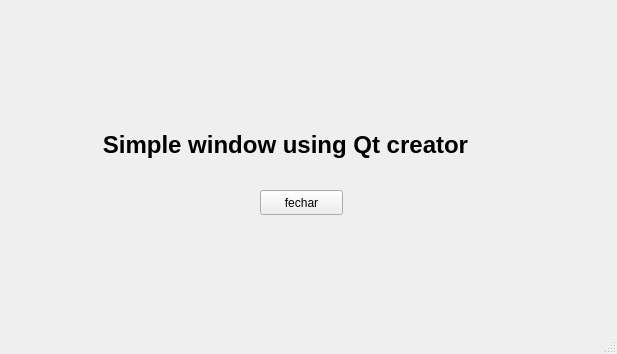
<?xml version="1.0" encoding="UTF-8"?>
<ui version="4.0">
 <class>MainWindow</class>
 <widget class="QMainWindow" name="MainWindow">
  <property name="geometry">
   <rect>
    <x>0</x>
    <y>0</y>
    <width>617</width>
    <height>354</height>
   </rect>
  </property>
  <property name="windowTitle">
   <string>Introdução</string>
  </property>
  <widget class="QWidget" name="centralwidget">
   <widget class="QLabel" name="label">
    <property name="geometry">
     <rect>
      <x>40</x>
      <y>110</y>
      <width>491</width>
      <height>71</height>
     </rect>
    </property>
    <property name="text">
     <string>&lt;html&gt;&lt;head/&gt;&lt;body&gt;&lt;h1 align=&quot;center&quot; style=&quot; margin-top:18px; margin-bottom:12px; margin-left:0px; margin-right:0px; -qt-block-indent:0; text-indent:0px;&quot;&gt;&lt;span style=&quot; font-size:xx-large; font-weight:600;&quot;&gt;Simple window using Qt creator&lt;/span&gt;&lt;/h1&gt;&lt;/body&gt;&lt;/html&gt;</string>
    </property>
   </widget>
   <widget class="QPushButton" name="pushButton">
    <property name="geometry">
     <rect>
      <x>260</x>
      <y>190</y>
      <width>83</width>
      <height>25</height>
     </rect>
    </property>
    <property name="minimumSize">
     <size>
      <width>83</width>
      <height>0</height>
     </size>
    </property>
    <property name="maximumSize">
     <size>
      <width>83</width>
      <height>16777215</height>
     </size>
    </property>
    <property name="text">
     <string>fechar</string>
    </property>
   </widget>
  </widget>
  <widget class="QMenuBar" name="menubar">
   <property name="geometry">
    <rect>
     <x>0</x>
     <y>0</y>
     <width>617</width>
     <height>22</height>
    </rect>
   </property>
  </widget>
  <widget class="QStatusBar" name="statusbar"/>
 </widget>
 <resources/>
 <connections>
  <connection>
   <sender>pushButton</sender>
   <signal>clicked()</signal>
   <receiver>MainWindow</receiver>
   <slot>close()</slot>
   <hints>
    <hint type="sourcelabel">
     <x>256</x>
     <y>240</y>
    </hint>
    <hint type="destinationlabel">
     <x>479</x>
     <y>278</y>
    </hint>
   </hints>
  </connection>
 </connections>
</ui>
